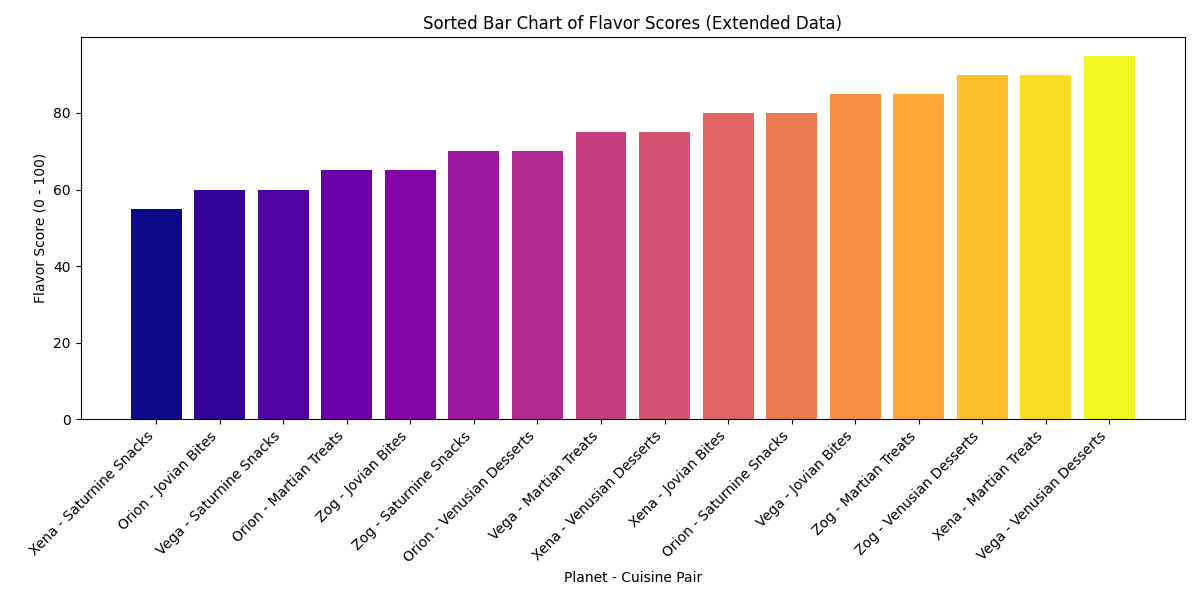

Recreate this plot in Python.
import numpy as np
import matplotlib.pyplot as plt

# Adding new data for planets and cuisines
planets = ['Orion', 'Vega', 'Zog', 'Xena']
cuisines = ['Saturnine Snacks', 'Martian Treats', 'Venusian Desserts', 'Jovian Bites']

# Updated popularity scores to include new entries
popularity_scores = np.array([
    [80, 65, 70, 60],
    [60, 75, 95, 85],
    [70, 85, 90, 65],
    [55, 90, 75, 80],
])

# Flatten and sort popularity scores along with storing indices
flattened_scores = popularity_scores.flatten()
sorted_indices = np.argsort(flattened_scores)
sorted_scores = flattened_scores[sorted_indices]

# Mapping sorted indices to planet-cuisine pairs
sorted_pairs = [(planets[i // len(cuisines)], cuisines[i % len(cuisines)]) for i in sorted_indices]

# Extract the sorted names for plotting
labels = [f"{p} - {c}" for p, c in sorted_pairs]

plt.figure(figsize=(12, 6))
plt.bar(labels, sorted_scores, color=plt.cm.plasma(np.linspace(0, 1, len(sorted_scores))))

plt.xticks(rotation=45, ha='right')
plt.xlabel('Planet - Cuisine Pair')
plt.ylabel('Flavor Score (0 - 100)')
plt.title('Sorted Bar Chart of Flavor Scores (Extended Data)')
plt.tight_layout()
plt.show()
